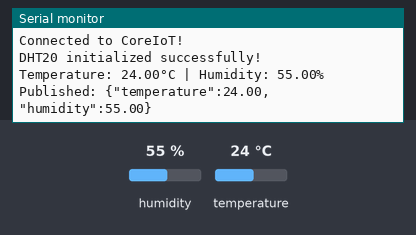
This program was run on a simulated ESP32-S3. Parts: the last lines printed to the serial monitor. The test bench sets the inputs (shaded band); at power-on: humidity 55 %, temperature 24 °C. WiFi joins after 1.5 s; servers stay silent unless stated; no MQTT or app messages arrive unless stated.

Above: at 3.7 s.
3.8 s: humidity set to 22 %
At 8.4 s:
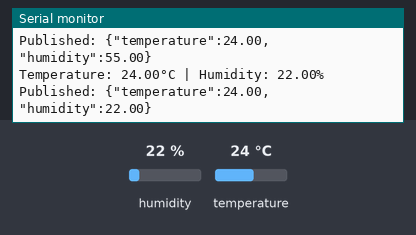
9.5 s: temperature set to 12 °C
At 14.1 s:
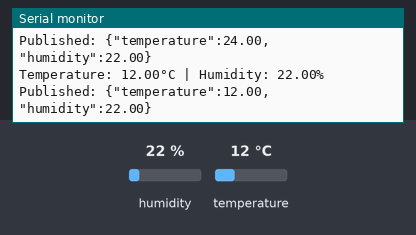
15.2 s: humidity set to 40 %
At 18.5 s:
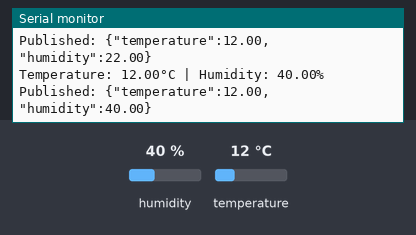
Timing chart, 0 to 20.0 s (numbered marks = the images above; inputs shaded):
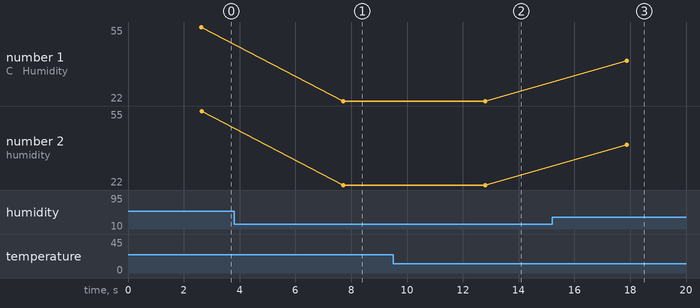

Measured:
- after the input at 3.8 s, the serial monitor: prints a new line after 3.9 s (image 1)
- after the input at 9.5 s, the serial monitor: prints a new line after 3.3 s (image 2)
- after the input at 15.2 s, the serial monitor: prints a new line after 2.7 s (image 3)
- plotted number 1: 55 → 22 after the input at 3.8 s, 22 → 40 after the input at 15.2 s
- plotted number 2: 55 → 22 after the input at 3.8 s, 22 → 40 after the input at 15.2 s

The program:

main.cpp
```cpp
#include <Arduino.h>
#include <Wire.h>
#include <WiFi.h>
#include <PubSubClient.h>
#include <Adafruit_AHTX0.h>

// ==== WIFI ====
const char* ssid = "Galaxy A32C7A5";
const char* password = "mhpn1603";

// ==== COREIOT ====
// 👉 Token của bạn
const char* mqttServer = "app.coreiot.io";
const int mqttPort = 1883;
const char* accessToken = "aot730wjyq53d121y85t";

WiFiClient espClient;
PubSubClient client(espClient);

// ==== DHT20 (AHT20) ====
Adafruit_AHTX0 aht;

// Hàm reconnect MQTT
void reconnectMQTT() {
  while (!client.connected()) {
    Serial.println("Reconnecting to CoreIoT MQTT...");

    // Tạo Client ID duy nhất
    String clientId = "ESP32S3-";
    clientId += String((uint32_t)ESP.getEfuseMac(), HEX);

    if (client.connect(clientId.c_str(), accessToken, accessToken)) {
      Serial.println("Connected to CoreIoT!");
    } else {
      Serial.print("Failed, state = ");
      Serial.println(client.state());
      delay(2000);
    }
  }
}

void setup() {
  Serial.begin(115200);
  delay(1000);

  Wire.begin(11, 12);

  // ===== WiFi =====
  Serial.print("Connecting WiFi: ");
  Serial.println(ssid);

  WiFi.begin(ssid, password);
  while (WiFi.status() != WL_CONNECTED) {
    Serial.print(".");
    delay(300);
  }
  Serial.println("\nWiFi connected!");
  Serial.print("IP: ");
  Serial.println(WiFi.localIP());

  // ===== MQTT =====
  client.setServer(mqttServer, mqttPort);
  reconnectMQTT();

  // ===== DHT20 =====
  if (!aht.begin()) {
    Serial.println("DHT20 init FAILED! Check sensor or wiring.");
    while (1) delay(1000);
  }
  Serial.println("DHT20 initialized successfully!");
}

void loop() {
  if (!client.connected()) {
    reconnectMQTT();
  }
  client.loop();

  // Đọc cảm biến
  sensors_event_t humidity, temp;
  aht.getEvent(&humidity, &temp);

  float t = temp.temperature;
  float h = humidity.relative_humidity;

  Serial.printf("Temperature: %.2f°C | Humidity: %.2f%%\n", t, h);

  // Tạo JSON gửi lên server
  char payload[100];
  snprintf(payload, sizeof(payload),
           "{\"temperature\":%.2f, \"humidity\":%.2f}",
           t, h);

  // Gửi MQTT lên CoreIoT
  if (client.publish("v1/devices/me/telemetry", payload)) {
    Serial.print("Published: ");
    Serial.println(payload);
  } else {
    Serial.println("Publish failed!");
  }

  delay(5000);  // mỗi 5s gửi một lần
}
```
